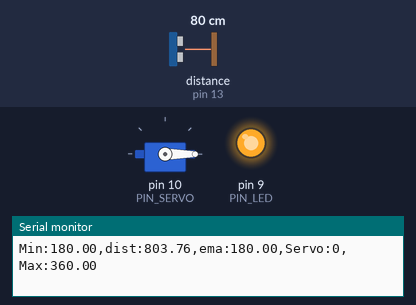
A sketch run on a simulated Arduino Uno, built with avr-gcc and run on an emulated ATmega328P. On the bench: servo, output pins drawn as LEDs (lit = HIGH), the last lines printed to the serial monitor. Wiring (inferred from the names in the program): ultrasonic range finder: trigger pin 12; echo pin 13. Inputs (shaded band) come from the test bench; at power-on: distance to the obstacle (sensor on pin 13) 80 cm. The echo pulse lasts 58.3 µs per cm; pins used as bus, display or sensor lines are not drawn.

Above: at 1.2 s.
1.3 s: distance to the obstacle (sensor on pin 13) set to 35 cm
At 1.82 s:
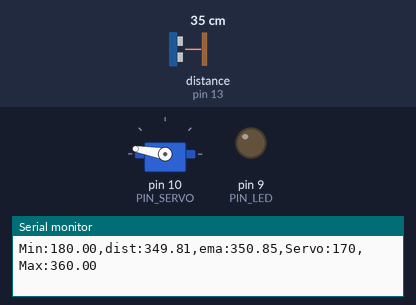
4.3 s: distance to the obstacle (sensor on pin 13) set to 60 cm
At 5.4 s:
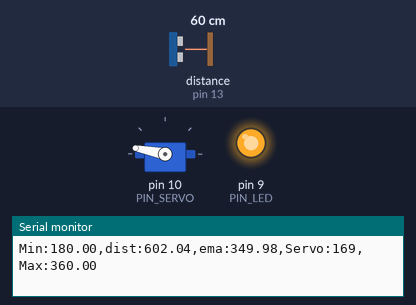
6.0 s: distance to the obstacle (sensor on pin 13) set to 2 cm
At 6.8 s:
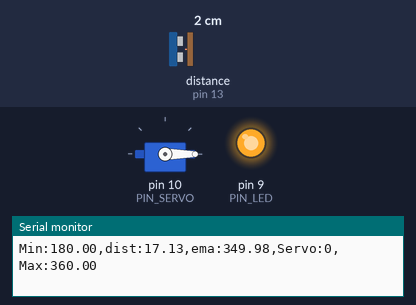
7.5 s: distance to the obstacle (sensor on pin 13) set to 120 cm
At 8.2 s:
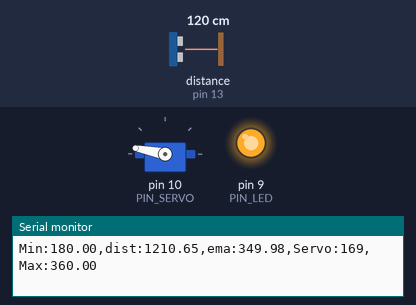
9.0 s: distance to the obstacle (sensor on pin 13) set to 18 cm
At 9.6 s:
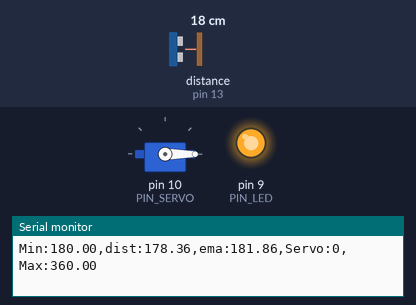
Timing chart, 0 to 11.5 s (numbered marks = the images above; inputs shaded):
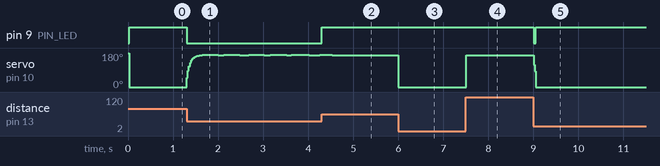

Measured:
- after the input at 1.3 s, pin 9 (PIN_LED): HIGH → LOW at once
- after the input at 4.3 s, pin 9 (PIN_LED): LOW → HIGH at once
- after the input at 6.0 s, servo on pin 10 (PIN_SERVO): 169° → 0° at once
- after the input at 7.5 s, servo on pin 10 (PIN_SERVO): 0° → 169° at once
- after the input at 9.0 s, pin 9 (PIN_LED): HIGH → LOW at once, → HIGH 0.05 s later; servo on pin 10 (PIN_SERVO): 169° → 0° at once

The sketch:

11_example_1.ino
```cpp
//11P07 과제 제출용
#include <Servo.h>

// Arduino pin assignment
#define PIN_LED   9   // LED active-low
#define PIN_TRIG  12  // sonar sensor TRIGGER
#define PIN_ECHO  13  // sonar sensor ECHO
#define PIN_SERVO 10  // servo motor

// configurable parameters for sonar
#define SND_VEL 346.0     // sound velocity at 24 celsius degree (unit: m/sec)
#define INTERVAL 25      // sampling interval (unit: msec)
#define PULSE_DURATION 10 // ultra-sound Pulse Duration (unit: usec)
#define _DIST_MIN 180.0   // minimum distance to be measured (unit: mm)
#define _DIST_MAX 360.0   // maximum distance to be measured (unit: mm)

#define TIMEOUT ((INTERVAL / 2) * 1000.0) // maximum echo waiting time (unit: usec)
#define SCALE (0.001 * 0.5 * SND_VEL) // coefficent to convert duration to distance

#define _EMA_ALPHA 0.3    // EMA weight of new sample (range: 0 to 1)
                          // Setting EMA to 1 effectively disables EMA filter.

// Target Distance
#define _TARGET_LOW  250.0
#define _TARGET_HIGH 290.0

// duty duration for myservo.writeMicroseconds()
// NEEDS TUNING (servo by servo)

#define _DUTY_MIN 1000 // servo full clockwise position (0 degree)
#define _DUTY_NEU 1500 // servo neutral position (90 degree)
#define _DUTY_MAX 2000 // servo full counterclockwise position (180 degree)

// global variables
float  dist_ema, dist_prev = _DIST_MAX; // unit: mm
unsigned long last_sampling_time;       // unit: ms

Servo myservo;

void setup() {
  // initialize GPIO pins
  pinMode(PIN_LED, OUTPUT);
  pinMode(PIN_TRIG, OUTPUT);    // sonar TRIGGER
  pinMode(PIN_ECHO, INPUT);     // sonar ECHO
  digitalWrite(PIN_TRIG, LOW);  // turn-off Sonar

  myservo.attach(PIN_SERVO);
  myservo.write(180);

  // initialize USS related variables
  dist_prev = _DIST_MIN; // raw distance output from USS (unit: mm)

  // initialize serial port
  Serial.begin(57600);
}

void loop() {
  float  dist_raw, dist_filtered;
  int servo_angle;

  // wait until next sampling time.
  // millis() returns the number of milliseconds since the program started.
  // will overflow after 50 days.
  if (millis() < last_sampling_time + INTERVAL)
    return;

  // get a distance reading from the USS
  dist_raw = USS_measure(PIN_TRIG, PIN_ECHO);

  // the range filter
  if ((dist_raw == 0.0) || (dist_raw > _DIST_MAX) || (dist_raw < _DIST_MIN)) {
      dist_filtered = dist_prev;
      digitalWrite(PIN_LED,HIGH);
  } else {    // In desired Range
      dist_filtered = dist_raw;
      dist_prev = dist_raw;
      digitalWrite(PIN_LED,LOW);
  }

  // Modify the below line to implement the EMA equation
  dist_ema = (_EMA_ALPHA * dist_filtered) + ((1.0 - _EMA_ALPHA) * dist_ema);

  // adjust servo position according to the USS read value
  // add your code here!
  if((dist_raw<=_DIST_MIN)){
    servo_angle = 0 ;
  }else if((dist_raw>=_TARGET_LOW) || (dist_raw<=_TARGET_HIGH)){
    servo_angle=map((long)dist_ema,(long)_DIST_MIN,(long)_DIST_MAX,0,180);
  }else{
    servo_angle=180;
  }

  myservo.write(servo_angle);


  // output the distance to the serial port
  Serial.print("Min:");    Serial.print(_DIST_MIN);
  Serial.print(",dist:");  Serial.print(dist_raw);
  Serial.print(",ema:");   Serial.print(dist_ema);
  Serial.print(",Servo:"); Serial.print(myservo.read());
  Serial.print(",Max:");   Serial.print(_DIST_MAX);
  Serial.println("");

  // update last sampling time
  last_sampling_time += INTERVAL;
}

// get a distance reading from USS. return value is in millimeter.
float USS_measure(int TRIG, int ECHO)
{
  digitalWrite(TRIG, HIGH);
  delayMicroseconds(PULSE_DURATION);
  digitalWrite(TRIG, LOW);

  return pulseIn(ECHO, HIGH, TIMEOUT) * SCALE; // unit: mm
}
```
